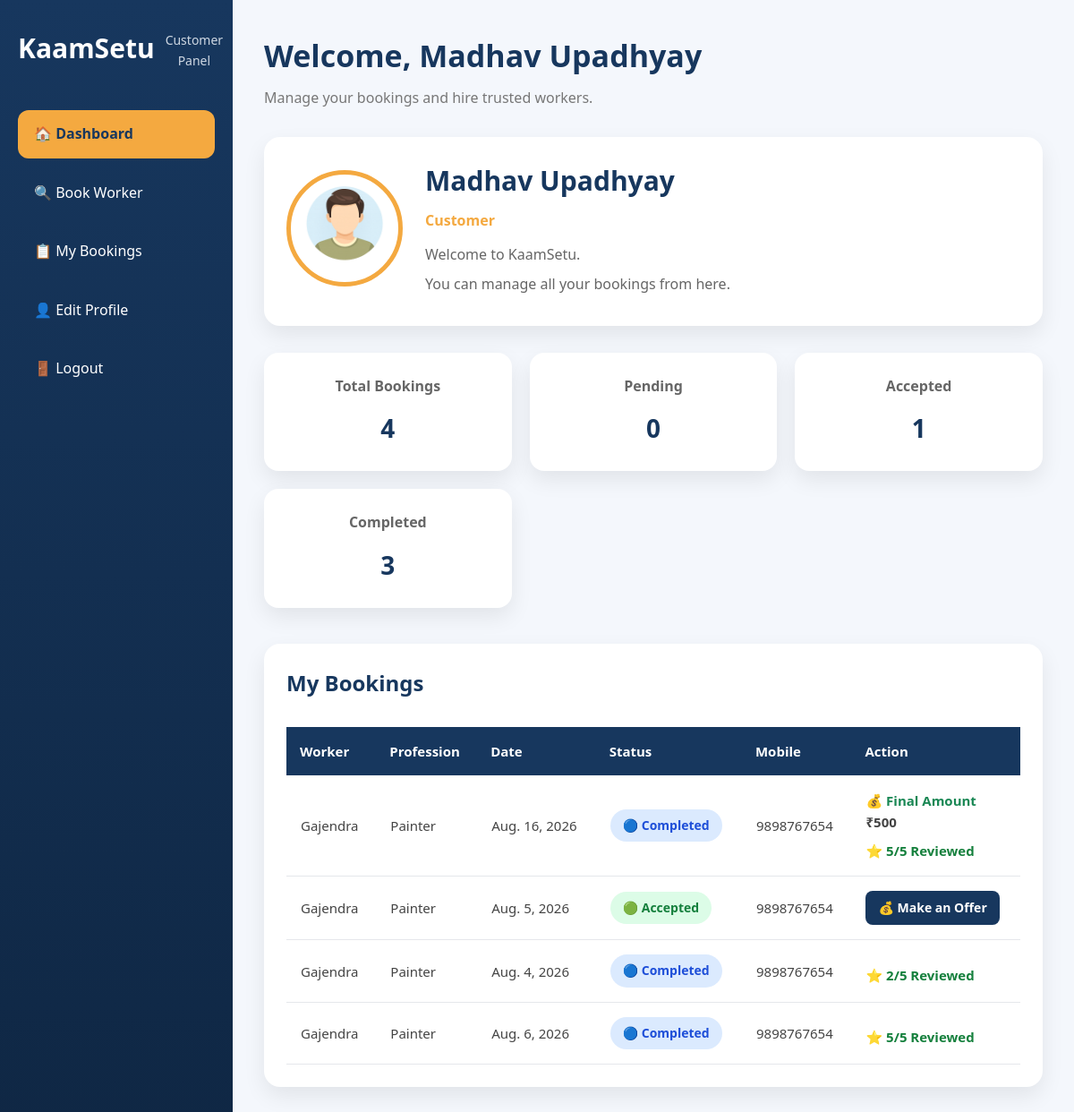
/dashboard/ (signed in), run on an earlier commit of the app's database.
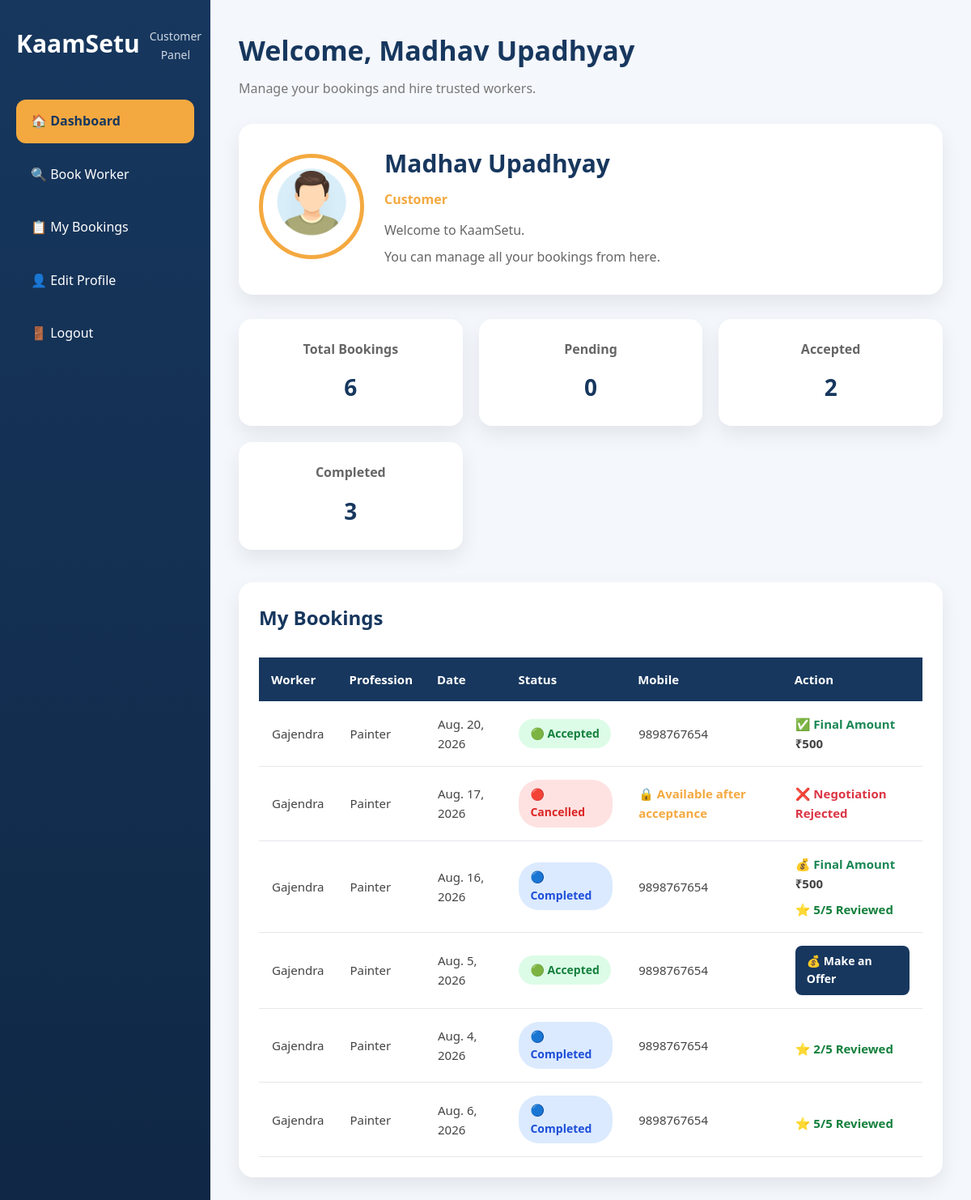
And on a later commit of the database.
### bookings/models.py (models this page shows, shortened)
class Booking(models.Model):
    STATUS_CHOICES = [
        ("Pending", "Pending"),
        ("Accepted", "Accepted"),
        ("Completed", "Completed"),
        ("Cancelled", "Cancelled"),
    ]
    NEGOTIATION_STATUS_CHOICES = [
        ("Not Started", "Not Started"),
        ("Customer Offered", "Customer Offered"),
        ("Worker Countered", "Worker Countered"),
        ("Accepted", "Accepted"),
        ("Rejected", "Rejected"),
    ]
    worker = models.ForeignKey(
        Worker,
        on_delete=models.CASCADE,
        related_name="bookings"
    )
    customer = models.ForeignKey(
        User,
        on_delete=models.CASCADE,
        related_name="customer_bookings",
        null=True,
        blank=True
    )
    customer_name = models.CharField(
        max_length=100
    )
    customer_mobile = models.CharField(
        max_length=15,
        blank=True
    )
    customer_address = models.TextField()
    work_date = models.DateField()
    work_description = models.TextField()
    status = models.CharField(
        max_length=20,
        choices=STATUS_CHOICES,
        default="Pending"
    )
    original_amount = models.PositiveIntegerField(
        validators=[
            MinValueValidator(1),
            MaxValueValidator(9999)
        ],
        null=True,
        blank=True
    )
    customer_offer = models.PositiveIntegerField(
        validators=[
            MinValueValidator(1),
            MaxValueValidator(9999)
        ],
        null=True,
        blank=True
    )
    worker_counter_offer = models.PositiveIntegerField(
        validators=[
            MinValueValidator(1),
            MaxValueValidator(9999)
        ],
        null=True,
        blank=True
    )
    final_amount = models.PositiveIntegerField(
        validators=[
            MinValueValidator(1),
            MaxValueValidator(9999)
        ],
        null=True,
        blank=True
    )
    negotiation_status = models.CharField(
        max_length=20,
        choices=NEGOTIATION_STATUS_CHOICES,
        default="Not Started"
    )
    created_at = models.DateTimeField(
        auto_now_add=True
    )

### workers/models.py (models this page shows, shortened)
class Worker(models.Model):
    user = models.OneToOneField(
        User,
        on_delete=models.CASCADE,
        null=True,
        blank=True,
        related_name="worker_profile"
    )
    PROFESSION_CHOICES = [
    ("Rajmistri", "राजमिस्त्री"),
    ("Plumber", "प्लम्बर"),
    ("Electrician", "इलेक्ट्रिशियन"),
    ("Painter", "पेंटर"),
    ("Carpenter", "कारपेंटर"),
    ("Welder", "वेल्डर"),
    ("Helper", "हेल्पर"),
    ("AC Repair", "AC रिपेयर"),
]
    name = models.CharField(max_length=100)
    mobile = models.CharField(max_length=15)
    profession = models.CharField(max_length=30, choices=PROFESSION_CHOICES)
    experience = models.PositiveIntegerField(help_text="Experience in years")
    city = models.CharField(max_length=100)
    area = models.CharField(max_length=100)
    latitude = models.DecimalField(
        max_digits=9,
        decimal_places=6,
        null=True,
        blank=True
    )
    longitude = models.DecimalField(
        max_digits=9,
        decimal_places=6,
        null=True,
        blank=True
    )
    work_range = models.DecimalField(
        max_digits=5,
        decimal_places=2,
        default=10.00,
        help_text="Maximum distance in KM"
    )
    daily_wage = models.DecimalField(max_digits=8, decimal_places=2)
    about = models.TextField(blank=True)
    available = models.BooleanField(default=True)
    profile_photo = models.ImageField(upload_to="workers/", blank=True, null=True)
    rating = models.DecimalField(max_digits=2, decimal_places=1, default=5.0)
    reviews = models.PositiveIntegerField(default=0)
    vverified = models.BooleanField(default=False)

### accounts/views.py (the view)
@login_required
def customer_dashboard(request):
    bookings = Booking.objects.select_related(
        "worker"
    ).filter(
        customer=request.user
    ).order_by("-created_at")
    reviewed_booking_ids = set(
        Review.objects.filter(
            customer=request.user
        ).values_list("booking_id", flat=True)
    )
    review_ratings = {
        review.booking_id: review.rating
        for review in Review.objects.filter(customer=request.user)
    }
    for booking in bookings:
        booking.has_review = booking.id in reviewed_booking_ids
        booking.review_rating = review_ratings.get(booking.id)
    total_bookings = bookings.count()
    pending_bookings = bookings.filter(
        status="Pending"
    ).count()
    accepted_bookings = bookings.filter(
        status="Accepted"
    ).count()
    completed_bookings = bookings.filter(
        status="Completed"
    ).count()
    cancelled_bookings = bookings.filter(
        status="Cancelled"
    ).count()
    return render(
        request,
        "customer_dashboard.html",
        {
            "bookings": bookings,
            "total_bookings": total_bookings,
            "pending_bookings": pending_bookings,
            "accepted_bookings": accepted_bookings,
            "completed_bookings": completed_bookings,
            "cancelled_bookings": cancelled_bookings,
        }
    )

### accounts/context_processors.py (called while the page is built)
def notification_count(request):
    if not request.user.is_authenticated:
        return {
            "unread_notification_count": 0
        }
    count = Notification.objects.filter(
        recipient=request.user,
        is_read=False
    ).count()
    return {
        "unread_notification_count": count
    }

### templates/customer_dashboard.html (shortened to what the changed rows need)
{% extends "base.html" %}
{% load static %}
{% block extra_css %}
<link rel="stylesheet" href="{% static 'css/dashboard.css' %}">
{% endblock %}
{% block content %}
<div class="dashboard">
    <aside class="sidebar">
        <div class="logo">
            <h2>KaamSetu</h2>
        </div>
    </aside>
    <main class="main-content">
        <div class="top-bar">
            <h1>
                Welcome,
                {{ request.user.first_name|default:request.user.username }}
            </h1>
        </div>
        <div class="profile-card">
            <div class="profile-info">
                <h2>
                    {{ request.user.first_name|default:request.user.username }}
                </h2>
            </div>
        </div>
        <div class="stats">
            <div class="stat-card">
                <h4>Total Bookings</h4>
                <h2>{{ total_bookings }}</h2>
            </div>
            <div class="stat-card">
                <h2>{{ pending_bookings }}</h2>
            </div>
            <div class="stat-card">
                <h4>Accepted</h4>
                <h2>{{ accepted_bookings }}</h2>
            </div>
            <div class="stat-card">
                <h2>{{ completed_bookings }}</h2>
            </div>
        </div>
        <div id="my-bookings" style="margin-top:40px;">
            <div class="profile-card">
                <div style="width:100%;">
                    <h2 style="color:#17375E;margin-bottom:20px;">
                        My Bookings
                    </h2>
                    <div style="overflow-x:auto;">
                        <table class="booking-table">
                            <thead>
                                <tr>
                                    <th>Worker</th>
                                    <th>Profession</th>
                                    <th>Date</th>
                                    <th>Status</th>
                                    <th>Mobile</th>
                                    <th>Action</th>
                                </tr>
                            </thead>
                            <tbody>
                                {% for booking in bookings %}
                                <tr>
                                    <td>
                                        {{ booking.worker.name }}
                                    </td>
                                    <td>
                                        {{ booking.worker.profession }}
                                    </td>
                                    <td>
                                        {{ booking.work_date }}
                                    </td>
                                    <td>
                                        {% if booking.status == "Pending" %}
                                        <span class="status pending">
                                            🟡 Pending
                                        </span>
                                        {% elif booking.status == "Accepted" %}
                                        <span class="status accepted">
                                            🟢 Accepted
                                        </span>
                                        {% elif booking.status == "Completed" %}
                                        <span class="status completed">
                                            🔵 Completed
                                        </span>
                                        {% else %}
                                        <span class="status cancelled">
                                            🔴 Cancelled
                                        </span>
                                        {% endif %}
                                    </td>
                                    <td>
                                        {% if booking.status == "Accepted" or booking.status == "Completed" %}
                                        {{ booking.worker.mobile }}
                                        {% else %}
                                        <span
                                            style="
                                                color:#f4a940;
                                                font-weight:600;
                                            "
                                        >
                                            🔒 Available after acceptance
                                        </span>
                                        {% endif %}
                                    </td>
                                    <td>
                                        {% if booking.status == "Pending" %}
                                            <span style="color:#888;">
                                                Waiting for worker
                                            </span>
                                        {% elif booking.status == "Accepted" %}
                                            {% if booking.negotiation_status == "Not Started" %}
                                                <a
                                                    href="{% url 'customer_make_offer' booking.id %}"
                                                    class="review-btn"
                                                >
                                                    💰 Make an Offer
                                                </a>
                                            {% elif booking.negotiation_status == "Accepted" %}
                                                <span
                                                    style="
                                                        color:#198754;
                                                        font-weight:700;
                                                    "
                                                >
                                                    ✅ Final Amount
                                                </span>
                                                <br>
                                                <strong>
                                                    ₹{{ booking.final_amount }}
                                                </strong>
                                            {% endif %}
                                        {% elif booking.status == "Completed" %}
                                            {% if booking.negotiation_status == "Accepted" %}
                                                <div>
                                                    <span
                                                        style="
                                                            color:#198754;
                                                            font-weight:700;
                                                        "
                                                    >
                                                        💰 Final Amount
                                                    </span>
                                                    <br>
                                                    <strong>
                                                        ₹{{ booking.final_amount }}
                                                    </strong>
                                                </div>
                                            {% endif %}
                                            <div style="margin-top:8px;">
                                                {% if booking.has_review %}
                                                    <span class="reviewed">
                                                        ⭐
                                                        {{ booking.review_rating }}/5
                                                        Reviewed
                                                    </span>
                                                {% endif %}
                                            </div>
                                        {% else %}
                                            {% if booking.negotiation_status == "Rejected" %}
                                                <span
                                                    style="
                                                        color:#dc3545;
                                                        font-weight:600;
                                                    "
                                                >
                                                    ❌ Negotiation Rejected
                                                </span>
                                            {% else %}
                                                <span
                                                    style="color:#888;"
                                                >
                                                    -
                                                </span>
                                            {% endif %}
                                        {% endif %}
                                    </td>
                                </tr>
                                {% endfor %}
                            </tbody>
                        </table>
                    </div>
                </div>
            </div>
        </div>
    </main>
</div>
{% endblock %}

What changed in the data, as far as the page shows it:
added Booking: worker.name "Gajendra", worker.profession "Painter", work_date "Aug. 20, 2026", status "🟢 Accepted", worker.mobile "9898767654", final_amount "500"
added Booking: worker.name "Gajendra", worker.profession "Painter", work_date "Aug. 17, 2026", status "🔴 Cancelled"
Also different on the page:
{{ total_bookings }}: "4" → "6"
{{ accepted_bookings }}: "1" → "2"
